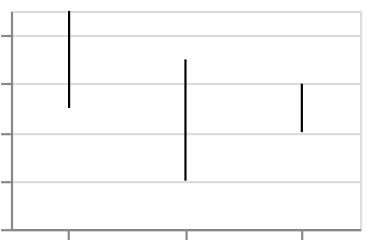

This figure's Vega-Lite source:
### Vega-Lite specification from a JSON file in a GitHub repository (floating-point values rounded to 4 significant figures)
{"$schema": "https://vega.github.io/schema/vega-lite/v6.json", "padding": 5, "autosize": "none", "data": {"values": [{"c": "A", "g": "p", "x": 1, "v": 5, "lo": 3, "hi": 8, "e": 1.5, "t": "2024-01-15"}, {"c": "A", "g": "q", "x": 2, "v": 9, "lo": 6, "hi": 12, "e": 2, "t": "2024-02-20"}, {"c": "B", "g": "p", "x": 3, "v": 2, "lo": 1, "hi": 4, "e": 0.5, "t": "2024-03-05"}, {"c": "B", "g": "q", "x": 4, "v": 7, "lo": 5, "hi": 10, "e": 1, "t": "2024-05-30"}, {"c": "C", "g": "p", "x": 5, "v": 4, "lo": 2, "hi": 6, "e": 0.7, "t": "2024-07-11"}, {"c": "C", "g": "q", "x": 6, "v": 6, "lo": 4, "hi": 9, "e": 1.2, "t": "2024-09-02"}]}, "width": 160, "height": 100, "mark": "errorbar", "encoding": {"x": {"field": "c", "type": "nominal"}, "y": {"field": "v", "type": "quantitative"}}}
